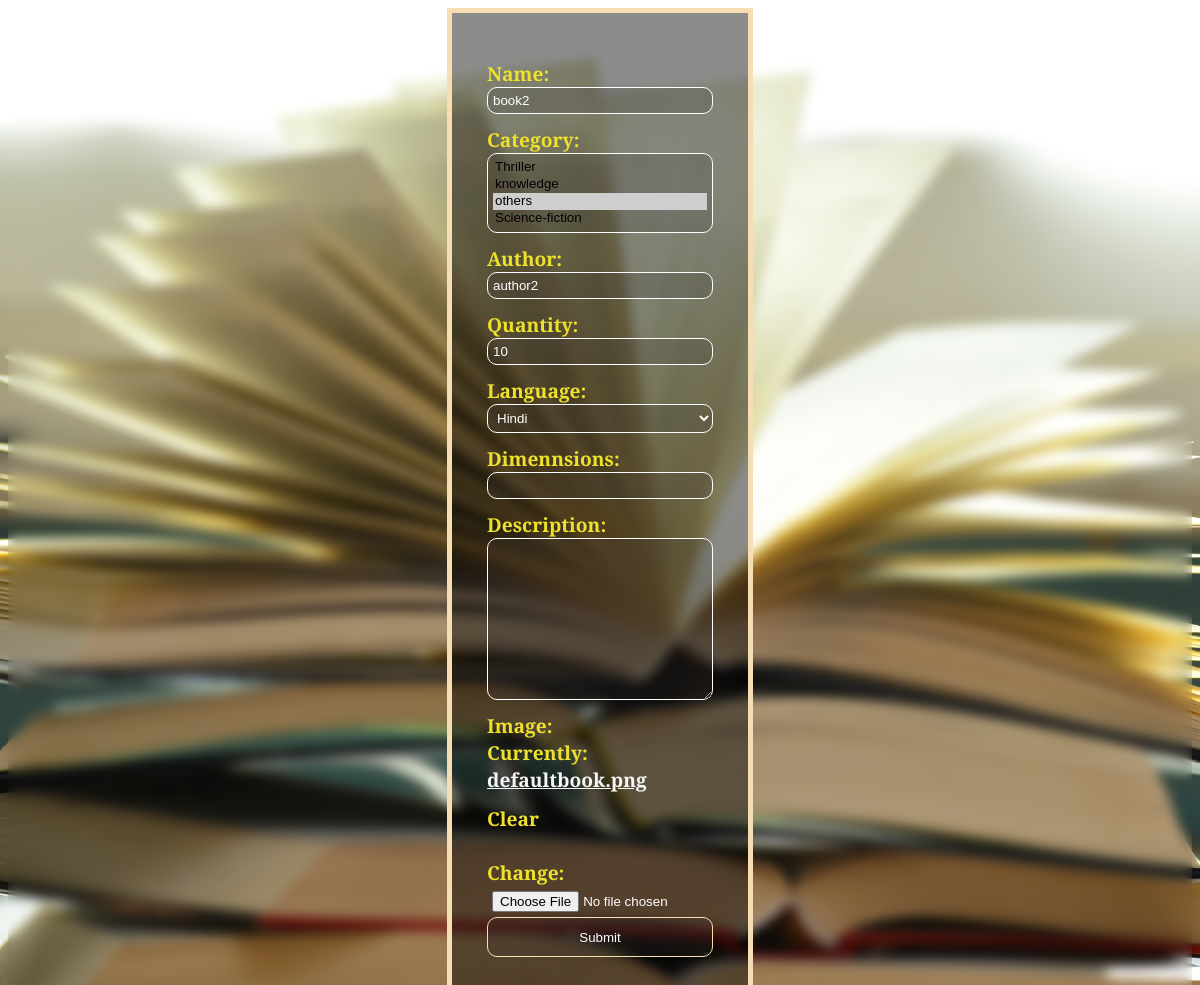
The app's page /updatbook/4/ (signed in), older data.
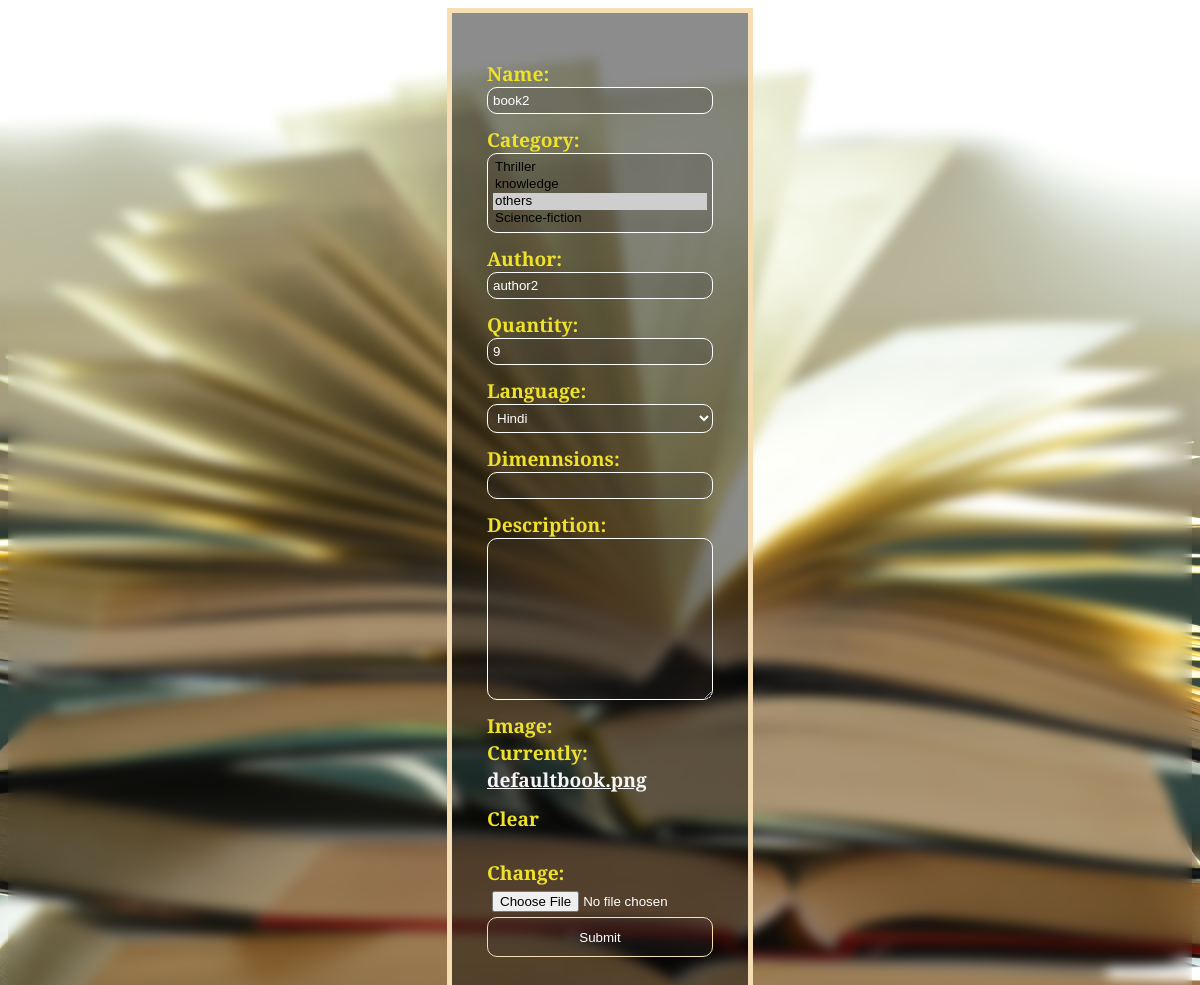
The same page, newer data.
### accounts/models.py (models this page shows, shortened)
class Book(models.Model):
    name=models.CharField(max_length=200, null= True)
    category=models.ManyToManyField(Category,related_name='category')
    author=models.CharField(max_length=200,null=True)
    quantity=models.IntegerField(null=True,blank=True)
    language=models.ForeignKey(Language,on_delete=models.CASCADE,null=True,blank=True)
    dimennsions=models.CharField(max_length=100,null=True,blank=True)
    description=models.TextField(max_length=5000,null=True,blank=True)
    image=models.ImageField(default='defaultbook.png',null=True,blank=True)
    upvote=models.ManyToManyField(User,blank=True,related_name='upvote')
    downvote=models.ManyToManyField(User,blank=True,related_name='downvote')

class Category(models.Model):
    name=models.CharField(null=True,max_length=200)
    def __str__(self):
        return self.name

class Language(models.Model):
    name=models.CharField(null=True,max_length=200)
    def __str__(self):
        return self.name

### accounts/decorators.py (the view)
        def wrap_func(request,*args, **kwargs):
            group=None
            if request.user.groups.exists():
                group=request.user.groups.all()[0].name
            if group in allowed_roles:
                return view_func(request,*args, **kwargs)
            else:
                return HttpResponse("not authorized")

### accounts/forms.py
class AddBook(ModelForm):
    class Meta:
        model=Book
        fields='__all__'
        exclude=['upvote','downvote']

### accounts/views.py (called while the page is built)
@login_required(login_url='login')
@allowedUsers(['admin'])
def updateBook(request,pk):
    book=Book.objects.get(id=pk)
    update=AddBook(instance=book)
    if request.method=="POST":
        update=AddBook(request.POST,instance=book)
        if update.is_valid():
            update.save()
            return redirect('books')
    context={'update':update}
    return render(request,'accounts/updatebook.html',context)

### accounts/templates/accounts/updatebook.html (shortened to what this page needs)
<div class="container">
    <form action="" method="POST">
        {{update}}
        <input id="edit" type="submit" role="button" class="btn">
    </form>
</div>

Row changes from the older to the newer data that the page shows:
changed Book "author2": quantity "10" → "9"
